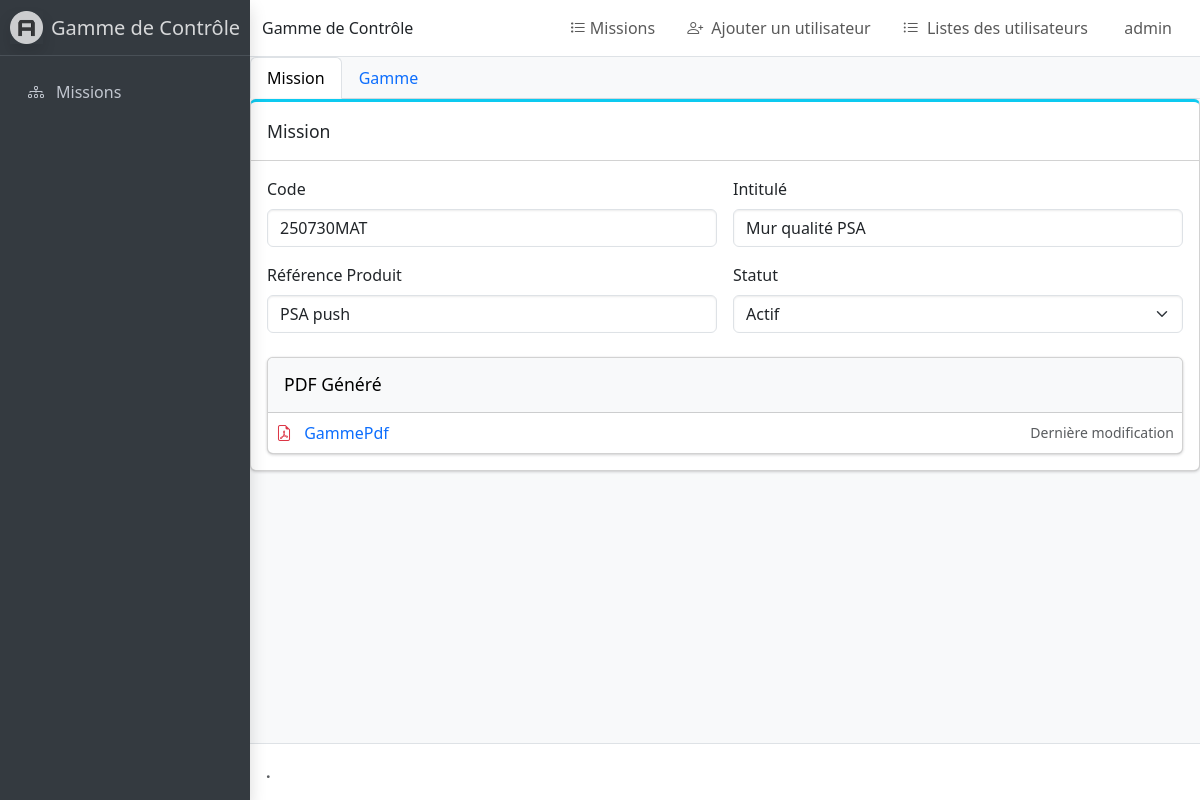
Page /gamme/missioncontrole/update/63/ (signed in) on the committed database.
### Gamme/models.py (models this page shows, shortened)
class User(AbstractUser):
    is_admin = models.BooleanField(default=False, verbose_name='Admin')
    is_op = models.BooleanField(default=False, verbose_name='Opérateur')
    is_rs = models.BooleanField(default=False, verbose_name='Responsable')
    is_ro = models.BooleanField(default=False, verbose_name='RO')

class MissionControle(models.Model):
    id = models.AutoField(primary_key=True)
    code = models.CharField(max_length=100, unique=True)
    intitule = models.CharField(max_length=100)
    description = models.TextField()
    produitref = models.CharField(max_length=100)
    statut = models.BooleanField(default=True)
    pdf_file = models.FileField(upload_to='gammes_pdf/', null=True, blank=True)
    date_creation = models.DateTimeField(auto_now_add=True)
    date_mise_a_jour = models.DateTimeField(auto_now=True)
    created_by = models.ForeignKey(User, on_delete=models.CASCADE, related_name='mission_created')
    updated_by = models.ForeignKey(User, on_delete=models.CASCADE, related_name='mission_updated', null=True, blank=True)

### Gamme/views.py (the view, shortened to what this page needs)
# urls.py: path('gamme/missioncontrole/update/<int:pk>/', MissionControleUpdateView.as_view(), name='missioncontrole_update'),
class MissionControleUpdateView(LoginRequiredMixin,View):
    template_name = 'gamme/missioncontrole_update.html'
    def get(self, request, pk):
        missioncontrole = get_object_or_404(MissionControle, pk=pk)
        operation_formset = OperationControleFormSet(prefix='form', queryset=OperationControle.objects.none())
        gammes = GammeControle.objects.filter(mission=missioncontrole)
        gammes = gammes.prefetch_related('defaut_photos').order_by('-date_mise_a_jour')
        if logger.isEnabledFor(logging.DEBUG):
            for gamme in gammes:
                logger.debug(f"Gamme {gamme.id} has {gamme.defaut_photos.count()} defect photos")
        return render(request, self.template_name, {
            'missioncontrole': missioncontrole,
            'gammes': gammes,
            'operation_formset': operation_formset,
        })

### Gamme/templates/gamme/missioncontrole_update.html (shortened to what this page needs)
{% extends 'Gamme/admin_base.html' %}
{% load static %}
{% block content %}
<form method="post" enctype="multipart/form-data" id="missionForm" class="needs-validation">
  <ul class="nav nav-tabs" id="custom-tabs-four-tab" role="tablist">
    <li class="nav-item">
      <a class="nav-link active" id="custom-tabs-four-home-tab" data-bs-toggle="pill" href="#custom-tabs-four-home" role="tab">Mission</a>
    </li>
    <li class="nav-item">
      <a class="nav-link" id="custom-tabs-four-profile-tab" data-bs-toggle="pill" href="#custom-tabs-four-profile" role="tab">Gamme</a>
    </li>
  </ul>
  <div class="tab-content" id="custom-tabs-four-tabContent">
    <div class="tab-pane fade show active" id="custom-tabs-four-home" role="tabpanel">
      <div class="card card-info card-outline mb-4">
        <div class="card-header"><div class="card-title">Mission</div></div>
        <div class="card-body">
          <div class="row g-3">
            <div class="col-md-6">
              <label class="form-label">Code</label>
              <input type="text" class="form-control" name="code" value="{{ missioncontrole.code }}">
            </div>
            <div class="col-md-6">
              <label class="form-label">Intitulé</label>
              <input type="text" class="form-control" name="intitule" value="{{ missioncontrole.intitule }}">
            </div>
            <div class="col-md-6">
              <label class="form-label">Référence Produit</label>
              <input type="text" class="form-control" name="produitref" value="{{ missioncontrole.produitref }}">
            </div>
            <div class="col-md-6">
              <label class="form-label">Statut</label>
              <select class="form-select" name="statut">
                <option value="True" {% if missioncontrole.statut %}selected{% endif %}>Actif</option>
              </select>
            </div>
          </div>
          {% if missioncontrole.pdf_file %}
          <div class="row mt-4">
            <div class="col-12">
              <div class="card card-light">
                <div class="card-header">
                  <h5 class="card-title mb-0">PDF Généré</h5>
                </div>
                <div class="card-body p-2">
                  <div class="d-flex justify-content-between align-items-center">
                    <a href="{{ missioncontrole.pdf_file.url }}" target="_blank" class="text-decoration-none">
                      <i class="bi bi-file-earmark-pdf text-danger me-2"></i>
                      <span>GammePdf</span>
                    </a>
                    <small class="text-muted">Dernière modification</small>
                  </div>
                </div>
              </div>
            </div>
          </div>
          {% endif %}
        </div>
      </div>
    </div>
  </div>
</form>
{% endblock %}

### templates/gamme/admin_base.html (shortened to what this page needs)
{% load static %}
<!doctype html>
<html lang="en">
  <head>
    <link rel="stylesheet" href="{% static 'gamme/dist/css/adminlte.min.css' %}">
    <link
      rel="stylesheet"
      href="https://cdn.jsdelivr.net/npm/@fontsource/source-sans-3@5.0.12/index.css"
      media="print"
      onload="this.media='all'"
    />
    <link
      rel="stylesheet"
      href="https://cdn.jsdelivr.net/npm/overlayscrollbars@2.11.0/styles/overlayscrollbars.min.css"
    />
    <link
      rel="stylesheet"
      href="https://cdn.jsdelivr.net/npm/bootstrap-icons@1.13.1/font/bootstrap-icons.min.css"
    />
    <link rel="stylesheet" href="./css/adminlte.css" />
    <link
      rel="stylesheet"
      href="https://cdn.jsdelivr.net/npm/apexcharts@3.37.1/dist/apexcharts.css"
    />
    <link rel="stylesheet" href="https://cdn.jsdelivr.net/npm/bootstrap-icons@1.11.1/font/bootstrap-icons.css">
    <link
      rel="stylesheet"
      href="https://cdn.jsdelivr.net/npm/jsvectormap@1.5.3/dist/css/jsvectormap.min.css"
    />
  </head>
  <body class="{% if not user.is_op %}layout-fixed sidebar-expand-lg sidebar-open{% endif %} bg-body-tertiary">
    <div class="app-wrapper">
<nav class="app-header navbar navbar-expand bg-body">
  <div class="container-fluid">
    <span class="brand-text fw-light">Gamme de Contrôle</span>
    <ul class="navbar-nav ms-auto">
      {% if not user.is_op %}
      <li class="nav-item">
        <a class="nav-link" href="{% url 'Gamme:missioncontrole_list' %}">
          <i class="bi bi-list-task me-1"></i>Missions
        </a>
      </li>
      <li class="nav-item">
        <a href="{% url 'Gamme:ajouter_utilisateur' %}" class="nav-link">
          <i class="bi bi-person-plus me-1"></i> Ajouter un utilisateur
        </a>
      </li>
      <li class="nav-item">
        <a href="{% url 'Gamme:user_list' %}" class="nav-link">
          <i class="bi bi-list-ul me-1"></i> Listes des utilisateurs
        </a>
      </li>
      {% endif %}
      <li class="nav-item dropdown user-menu">
        <a href="#" class="nav-link dropdown-toggle" data-bs-toggle="dropdown">
          <span class="d-none d-md-inline">{{user.username}}</span>
        </a>
      </li>
    </ul>
  </div>
</nav>
      {% if not user.is_op %}
      <aside class="app-sidebar bg-body-secondary shadow" data-bs-theme="dark">
        <div class="sidebar-brand">
          <a href="../index.html" class="brand-link">
            <img
              src="{% static 'gamme/dist/assets/img/AdminLTELogo.png' %}"
              alt="Gamme de Contrôle Logo"
              class="brand-image opacity-75 shadow"
            />
            <span class="brand-text fw-light">Gamme de Contrôle</span>
          </a>
        </div>
        <div class="sidebar-wrapper">
          <nav class="mt-2">
            <ul
              class="nav sidebar-menu flex-column"
              data-lte-toggle="treeview"
              role="navigation"
              aria-label="Main navigation"
              data-accordion="false"
              id="navigation"
            >
              <li class="nav-item">
                <a href="{% url 'Gamme:missioncontrole_list' %}" class="nav-link">
                  <i class="nav-icon bi bi-diagram-3"></i>
                  <p>
                    Missions
                  </p>
                </a>
              </li>
            </ul>
          </nav>
        </div>
      </aside>
      {% endif %}
      <main class="app-main">
      {% block content %}
      {% endblock %}
      </main>
      <footer class="app-footer">
        <strong>
          <a href="https://adminlte.io" class="text-decoration-none"></a>.
        </strong>
      </footer>
    </div>
  </body>
</html>

### rows in the picture
User: username "admin"
MissionControle: code "250730MAT", intitule "Mur qualité PSA", produitref "PSA push", statut "Actif"
